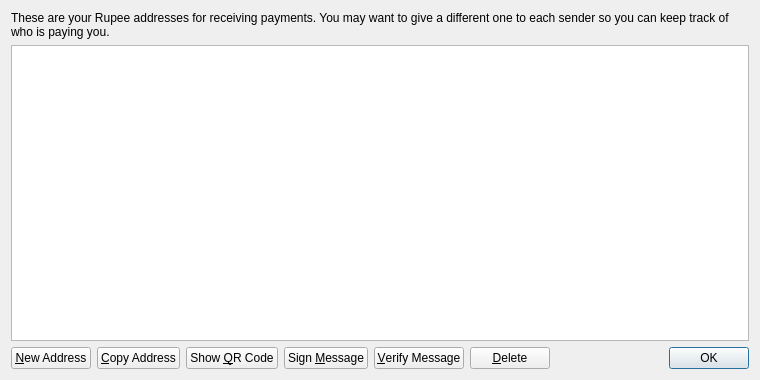
<?xml version="1.0" encoding="UTF-8"?>
<ui version="4.0">
 <class>AddressBookPage</class>
 <widget class="QWidget" name="AddressBookPage">
  <property name="geometry">
   <rect>
    <x>0</x>
    <y>0</y>
    <width>760</width>
    <height>380</height>
   </rect>
  </property>
  <property name="windowTitle">
   <string>Address Book</string>
  </property>
  <layout class="QVBoxLayout" name="verticalLayout">
   <item>
    <widget class="QLabel" name="labelExplanation">
     <property name="text">
      <string>These are your Rupee addresses for receiving payments. You may want to give a different one to each sender so you can keep track of who is paying you.</string>
     </property>
     <property name="textFormat">
      <enum>Qt::PlainText</enum>
     </property>
     <property name="wordWrap">
      <bool>true</bool>
     </property>
    </widget>
   </item>
   <item>
    <widget class="QTableView" name="tableView">
     <property name="contextMenuPolicy">
      <enum>Qt::CustomContextMenu</enum>
     </property>
     <property name="toolTip">
      <string>Double-click to edit address or label</string>
     </property>
     <property name="tabKeyNavigation">
      <bool>false</bool>
     </property>
     <property name="selectionMode">
      <enum>QAbstractItemView::SingleSelection</enum>
     </property>
     <property name="selectionBehavior">
      <enum>QAbstractItemView::SelectRows</enum>
     </property>
     <property name="sortingEnabled">
      <bool>true</bool>
     </property>
     <attribute name="verticalHeaderVisible">
      <bool>false</bool>
     </attribute>
    </widget>
   </item>
   <item>
    <layout class="QHBoxLayout" name="horizontalLayout">
     <item>
      <widget class="QPushButton" name="newAddressButton">
       <property name="toolTip">
        <string>Create a new address</string>
       </property>
       <property name="text">
        <string>&amp;New Address</string>
       </property>
      </widget>
     </item>
     <item>
      <widget class="QPushButton" name="copyToClipboard">
       <property name="toolTip">
        <string>Copy the currently selected address to the system clipboard</string>
       </property>
       <property name="text">
        <string>&amp;Copy Address</string>
       </property>
      </widget>
     </item>
     <item>
      <widget class="QPushButton" name="showQRCode">
       <property name="text">
        <string>Show &amp;QR Code</string>
       </property>
      </widget>
     </item>
     <item>
      <widget class="QPushButton" name="signMessage">
       <property name="toolTip">
        <string>Sign a message to prove you own a Rupee address</string>
       </property>
       <property name="text">
        <string>Sign &amp;Message</string>
       </property>
      </widget>
     </item>
     <item>
      <widget class="QPushButton" name="verifyMessage">
       <property name="toolTip">
        <string>Verify a message to ensure it was signed with a specified Rupee address</string>
       </property>
       <property name="text">
        <string>&amp;Verify Message</string>
       </property>
      </widget>
     </item>
     <item>
      <widget class="QPushButton" name="deleteButton">
       <property name="toolTip">
        <string>Delete the currently selected address from the list</string>
       </property>
       <property name="text">
        <string>&amp;Delete</string>
       </property>
      </widget>
     </item>
     <item>
      <spacer name="horizontalSpacer">
       <property name="orientation">
        <enum>Qt::Horizontal</enum>
       </property>
       <property name="sizeHint" stdset="0">
        <size>
         <width>40</width>
         <height>20</height>
        </size>
       </property>
      </spacer>
     </item>
     <item>
      <widget class="QDialogButtonBox" name="buttonBox">
       <property name="sizePolicy">
        <sizepolicy hsizetype="Maximum" vsizetype="Fixed">
         <horstretch>0</horstretch>
         <verstretch>0</verstretch>
        </sizepolicy>
       </property>
       <property name="standardButtons">
        <set>QDialogButtonBox::Ok</set>
       </property>
      </widget>
     </item>
    </layout>
   </item>
  </layout>
 </widget>
 <resources>
  <include location="../bitcoin.qrc"/>
 </resources>
 <connections/>
</ui>
